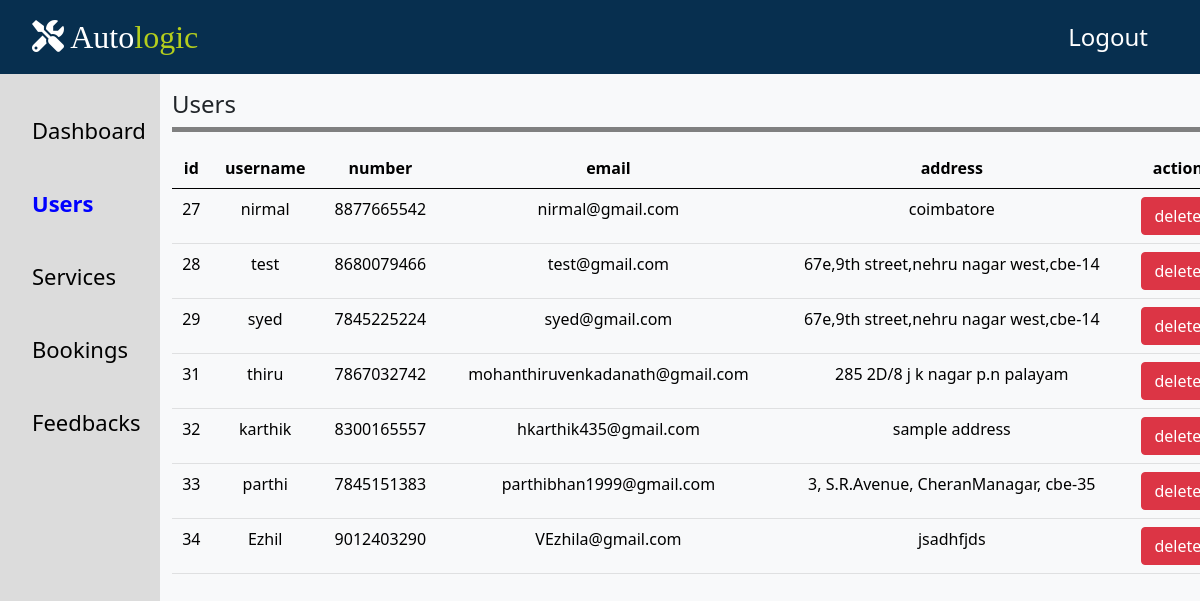
Page /admin/admin-user.php on the committed database.
### tables this page shows
CREATE TABLE `users` (
  `id` int(100) NOT NULL,
  `username` varchar(100) NOT NULL,
  `number` varchar(10) NOT NULL,
  `email` varchar(100) NOT NULL,
  `address` varchar(100) NOT NULL,
  `password` varchar(10) NOT NULL
);

### admin/admin-user.php (the view, shortened to what this page needs)
<!doctype html>
<html lang="en">
<head>
    <link rel="stylesheet" href="https://cdn.jsdelivr.net/npm/bootstrap@5.0.2/dist/css/bootstrap.min.css">
</head>
<body class="bg-light">
    <?php include "../basic/admin-header.php" ?>
    <?php include "../basic/sidebar.php" ?>
    <div class="container-fluid">
        <div class="user_heading">
            <h4>Users</h4>
        </div>
        <table class="table table-light table-hover text-center my-3">
            <thead>
                <tr class="bg-light">
                    <th>id</th>
                    <th>username</th>
                    <th>number</th>
                    <th>email</th>
                    <th>address</th>
                    <th>action</th>
                </tr>
            </thead>
            <tbody>
                <?php
                $connection = mysqli_connect('localhost', 'root', '', 'service_appointment') or die("failed") . mysqli_connect_error();
                $sql = ("SELECT * FROM `users`");
                $result = mysqli_query($connection, $sql);
                if ($result) {
                    while ($row = mysqli_fetch_assoc($result)) {
                        $id = $row['id'];
                        $username = $row['username'];
                        $number = $row['number'];
                        $email = $row['email'];
                        $address = $row['address'];
                        echo "
                <tr>
                <td>$id</td>
                <td>$username</td>
                <td>$number</td>
                <td>$email</td>
                <td>$address</td>
                <td>
                <a onclick='return checkDelete()' href ='./crud/user_delete.php?deleteid=$id'><button class='btn btn-danger'>delete</button></a>
                </td>
                </tr>
             ";
                    }
                }
                ?>
            </tbody>
        </table>
    </div>
</body>
</html>

### admin/admin-user.php (style rules this page uses)
table { margin-left: 10rem; width: 66rem !important; padding: 16px; }
.user_heading { margin-top: 1rem; margin-left:10rem; width: 66rem !important; border-bottom: 5px solid gray; }

### rows in the picture
users: id "27", username "nirmal", number "8877665542", email "nirmal@gmail.com", address "coimbatore"
users: id "28", username "test", number "8680079466", email "test@gmail.com", address "67e,9th street,nehru nagar west,cbe-14"
users: id "29", username "syed", number "7845225224", email "syed@gmail.com", address "67e,9th street,nehru nagar west,cbe-14"
users: id "31", username "thiru", number "7867032742", email "mohanthiruvenkadanath@gmail.com", address "285 2D/8 j k nagar p.n palayam"
users: id "32", username "karthik", number "8300165557", email "hkarthik435@gmail.com", address "sample address"
users: id "33", username "parthi", number "7845151383", email "parthibhan1999@gmail.com", address "3, S.R.Avenue, CheranManagar, cbe-35"
users: id "34", username "Ezhil", number "9012403290", email "VEzhila@gmail.com", address "jsadhfjds"
